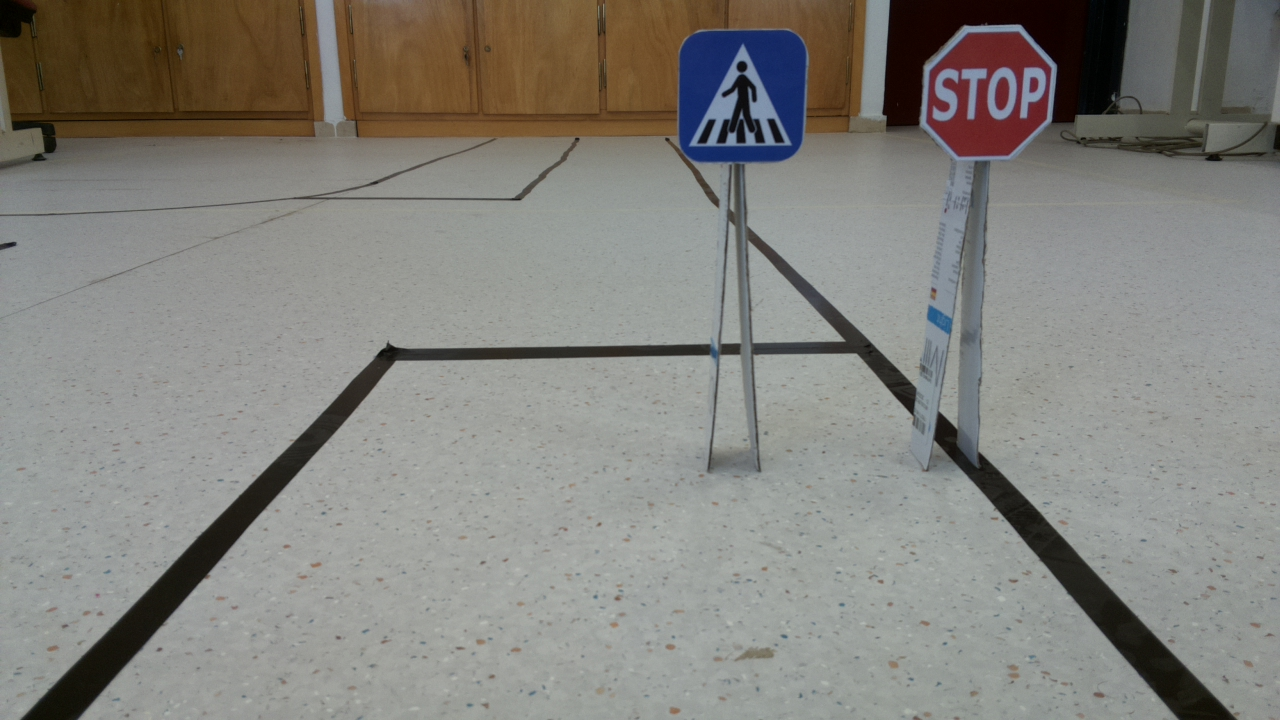
#> input picture src/traffic_signs/img2.jpg, 1280 x 720 px
$ python -i Pedestrian.py   (imports and definitions only)
#> lines starting #> are read from the running program, lines starting #| are printed output that depends on the picture
#> further down, picture is the input picture: shape (720, 1280, 3); mean B, G, R 125, 130.3, 131.6
import cv2
import numpy as np

def pedestrian(img):
    pedestrian = False
    dimensions = img.shape
#> dimensions = (720, 1280, 3)
    h = int(dimensions[0])
#> h = 720
    w = int(dimensions[1])
#> w = 1280
    img = img[int(h/7): int(h/1) , int(w/4):int(w/1.5)]
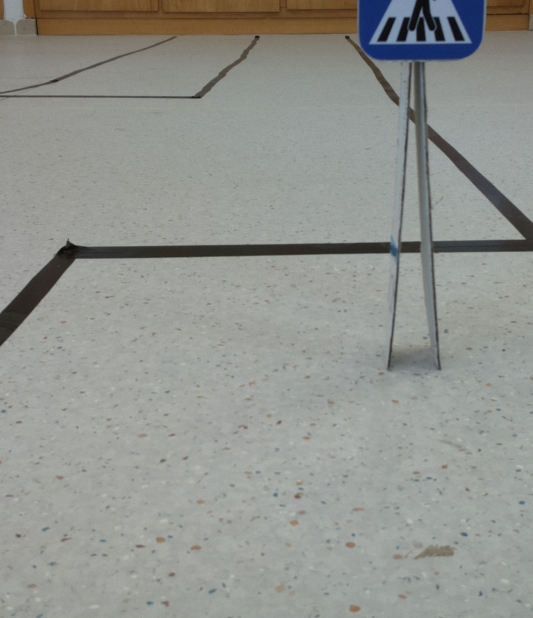
#> img: shape (618, 533, 3); mean of channels 0, 1, 2 143.3, 147.8, 146; drawn as B, G, R

    imgHSV = cv2.cvtColor(img,cv2.COLOR_BGR2HSV)
#> imgHSV: shape (618, 533, 3); mean H, S, V 52.9, 18.6, 150.3

    #------PINK MASK--------
    lower = np.array([157,73,100])
    upper = np.array([172,255,255])
    #lower = np.array([133,80,91])
    #upper = np.array([179,255,187])

    pink_mask = cv2.inRange(imgHSV,lower,upper)
#> pink_mask: shape (618, 533); every value is 0
    pink_imgResult = cv2.bitwise_and(img,img,mask=pink_mask)
#> pink_imgResult: shape (618, 533, 3); every value is 0
    cv2.imwrite("ped.jpg",pink_imgResult)
    #print(imgResult.size)
    #print(pink_imgResult.size,"pink")

    #detect color
    color ="None"
    number_of_black_pix = np.sum(pink_imgResult == 0)
#> number_of_black_pix = 988182
    if number_of_black_pix<pink_imgResult.size-6000:
        color ="pink"
        pedestrian = True

    if(color=="pink"):
        print("Pedestrian")

    return pedestrian

>>> import cv2
>>> picture = cv2.imread('img2.jpg')
>>> result = pedestrian(picture)
#> result = False
